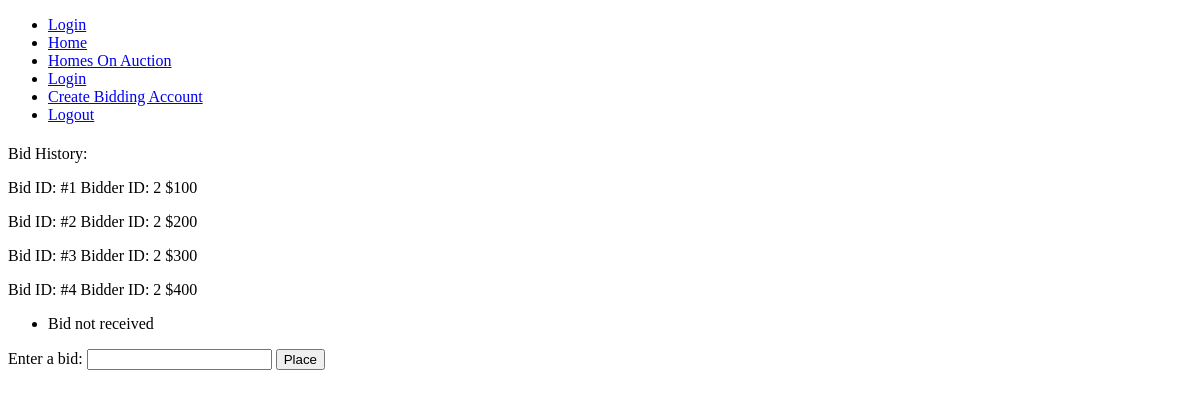
/items-index/1, run on an earlier commit of the app's database.
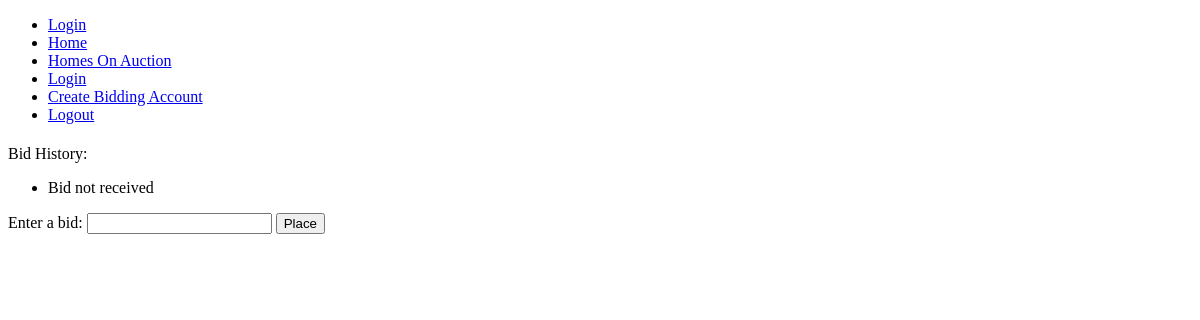
And on a later commit of the database.
### models.py (models this page shows)
class Bids(db.Model):
        bid_id = db.Column(db.Integer, primary_key=True)
        item_id = db.Column('item_id', db.Integer, db.ForeignKey('items.item_id'), nullable=False)
        user_id = db.Column('user_id', db.Integer, db.ForeignKey('user.user_id'), nullable=False)
        bid_price = db.Column('current_price', db.Integer, nullable=False)
        items = db.relationship('Items', backref=db.backref('orders', lazy='dynamic'))

### app.py (the view)
@app.route('/items-index/<item_id>', methods=['GET', 'POST'])
def item_page(item_id):
    form = NewBid(hidden_id=int(item_id))
    item = Items.query.get(int(item_id))
    data = Bids.query.filter_by(item_id=item_id)
    if form.validate_on_submit():
        bid = Bids(item_id=item_id, user_id=current_user.user_id, bid_price=form.bid.data)
        db.session.add(bid)
        db.session.commit()
        flash('Bid Received!')
        return redirect(url_for("item_page", item_id=item_id))
    flash("Bid not received")
    return render_template('item-page.html', form=form, data=data)

### forms.py (shortened to what this page needs)
class NewBid(FlaskForm):
    bid = StringField("Enter a bid: ", validators=[DataRequired()])
    submit = SubmitField("Place")
    hidden_id = HiddenField()

### templates/item-page.html (shortened to what this page needs)
{% extends "base.html" %}
{% block content %}
<p>Bid History:</p>
    {% for info in data %}
    <p>
            Bid ID: #{{ info.bid_id }}
            Bidder ID: {{ info.user_id }}
            ${{ info.bid_price }}
        </p>
    {% endfor %}
{% with messages = get_flashed_messages() %}
  {% if messages %}
    <ul class=flashes>
    {% for message in messages %}
      <li>{{ message }}</li>
    {% endfor %}
    </ul>
  {% endif %}
{% endwith %}
<form method="POST">
    {{ form.bid.label }} {{form.bid}}
    {{ form.submit }}
</form>
{% endblock %}

### templates/base.html (shortened to what this page needs)
<!DOCTYPE html>
<html lang="en">
<head>
</head>
<body>
    <ul>
        <li><a href="{{ url_for('login') }}">Login</a></li>
        <li><a href="{{ url_for('index') }}">Home</a></li>
        <li><a href="{{ url_for('items_index') }}">Homes On Auction</a></li>
        <li><a href="{{ url_for('login') }}">Login</a></li>
        <li><a href="{{ url_for('register') }}">Create Bidding Account</a></li>
        <li><a href="{{ url_for('logout') }}">Logout</a></li>
    </ul>
    <p>{% block content %}{% endblock %}</p>
</body>
</html>

What changed in the data, as far as the page shows it:
removed Bids: bid_id "1", user_id "2", bid_price "100"
removed Bids: bid_id "2", user_id "2", bid_price "200"
removed Bids: bid_id "3", user_id "2", bid_price "300"
removed Bids: bid_id "4", user_id "2", bid_price "400"
